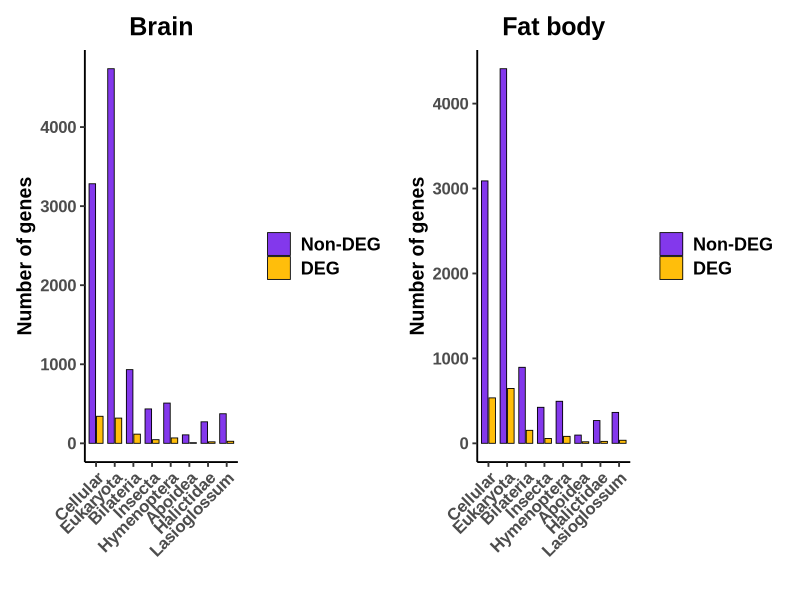
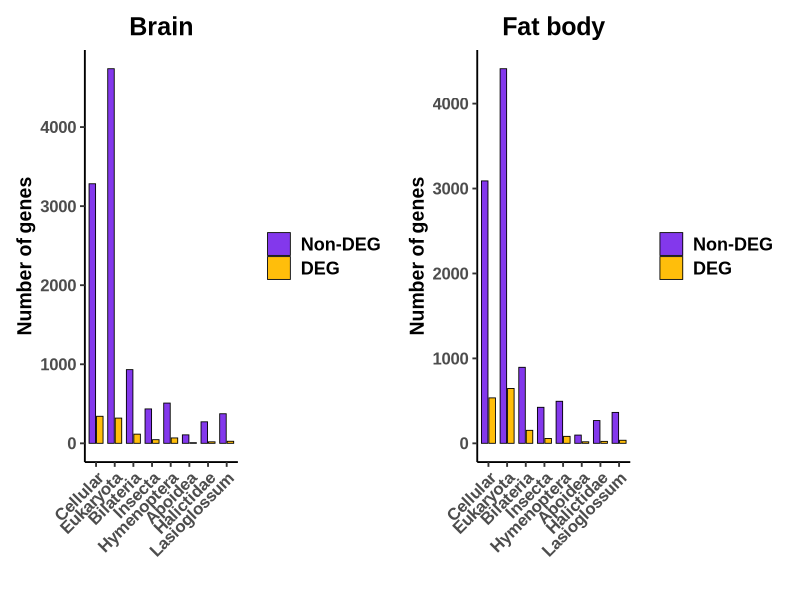
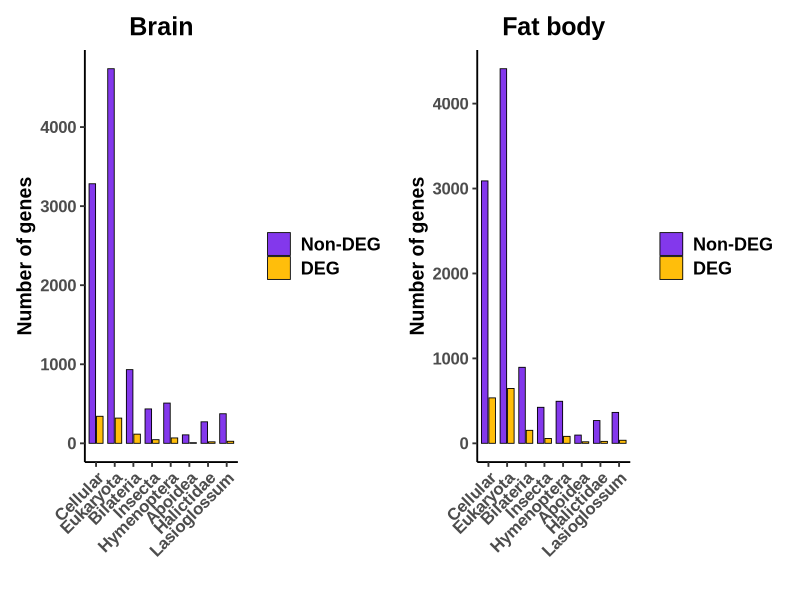

Here is the R script that generated these plots, in order:
# =========================================================
# LOAD LIBRARIES
# =========================================================

library(ggplot2)
library(dplyr)
library(tidyr)
library(patchwork)
library(scales)

# =========================================================
# CREATE OUTPUT DIRECTORY
# =========================================================

output_dir <- "C:/Users/..../Desktop/new_phylostratigraphy"

if(!dir.exists(output_dir)){
  dir.create(output_dir, recursive = TRUE)
}

# =========================================================
# BRAIN DATA
# =========================================================

brain_data <- data.frame(
  Tissue = "Brain",
  
  Stratum = c(
    "Cellular",
    "Eukaryota",
    "Bilateria",
    "Insecta",
    "Hymenoptera",
    "Apoidea",
    "Halictidae",
    "Lasioglossum"
  ),
  
  DEG = c(
    342,
    319,
    116,
    46,
    68,
    8,
    19,
    26
  ),
  
  Non_DEG = c(
    3283,
    4738,
    932,
    435,
    509,
    107,
    272,
    374
  )
)

# =========================================================
# FAT BODY DATA
# =========================================================

fatbody_data <- data.frame(
  Tissue = "Fat body",
  
  Stratum = c(
    "Cellular",
    "Eukaryota",
    "Bilateria",
    "Insecta",
    "Hymenoptera",
    "Apoidea",
    "Halictidae",
    "Lasioglossum"
  ),
  
  DEG = c(
    535,
    646,
    153,
    57,
    82,
    18,
    23,
    36
  ),
  
  Non_DEG = c(
    3090,
    4411,
    895,
    424,
    495,
    97,
    268,
    364
  )
)

# =========================================================
# COMBINE DATA
# =========================================================

all_data <- bind_rows(brain_data, fatbody_data)

# =========================================================
# LONG FORMAT
# =========================================================

plot_data <- all_data %>%
  pivot_longer(
    cols = c(DEG, Non_DEG),
    names_to = "GeneType",
    values_to = "Count"
  )

# =========================================================
# ORDER FACTORS
# =========================================================

plot_data$Stratum <- factor(
  plot_data$Stratum,
  levels = c(
    "Cellular",
    "Eukaryota",
    "Bilateria",
    "Insecta",
    "Hymenoptera",
    "Apoidea",
    "Halictidae",
    "Lasioglossum"
  )
)

plot_data$GeneType <- factor(
  plot_data$GeneType,
  levels = c("Non_DEG", "DEG")
)

# =========================================================
# COMMON THEME
# =========================================================

common_theme <- theme_classic(base_size = 14) +
  
  theme(
    
    text = element_text(
      family = "Arial",
      face = "bold"
    ),
    
    axis.text.x = element_text(
      angle = 45,
      hjust = 1,
      size = 12
    ),
    
    axis.text.y = element_text(
      size = 12
    ),
    
    axis.title.y = element_text(
      size = 14
    ),
    
    plot.title = element_text(
      size = 18,
      hjust = 0.5
    ),
    
    legend.title = element_blank(),
    
    legend.text = element_text(
      size = 13
    ),
    
    legend.position = "right"
  )

# =========================================================
# BRAIN PLOT
# =========================================================

brain_plot <- ggplot(
  filter(plot_data, Tissue == "Brain"),
  aes(
    x = Stratum,
    y = Count,
    fill = GeneType
  )
) +
  
  geom_bar(
    stat = "identity",
    position = position_dodge(width = 0.8),
    width = 0.7,
    color = "black",
    linewidth = 0.3
  ) +
  
  scale_fill_manual(
    values = c(
      "Non_DEG" = "#8338EC",
      "DEG" = "#FFBE0B"
    ),
    
    labels = c(
      "Non-DEG",
      "DEG"
    )
  ) +
  
  labs(
    title = "Brain",
    x = "",
    y = "Number of genes"
  ) +
  
  common_theme

# =========================================================
# FAT BODY PLOT
# =========================================================

fatbody_plot <- ggplot(
  filter(plot_data, Tissue == "Fat body"),
  aes(
    x = Stratum,
    y = Count,
    fill = GeneType
  )
) +
  
  geom_bar(
    stat = "identity",
    position = position_dodge(width = 0.8),
    width = 0.7,
    color = "black",
    linewidth = 0.3
  ) +
  
  scale_fill_manual(
    values = c(
      "Non_DEG" = "#8338EC",
      "DEG" = "#FFBE0B"
    ),
    
    labels = c(
      "Non-DEG",
      "DEG"
    )
  ) +
  
  labs(
    title = "Fat body",
    x = "",
    y = "Number of genes"
  ) +
  
  common_theme

# =========================================================
# COMBINE PLOTS
# =========================================================

final_plot <- brain_plot + fatbody_plot

# =========================================================
# SHOW PLOT
# =========================================================

final_plot

# =========================================================
# SAVE HIGH-QUALITY TIFF
# REQUIRED FOR JOURNAL SUBMISSION
# =========================================================

ggsave(
  filename = file.path(
    output_dir,
    "Phylostratigraphic_distribution_DEGs.tiff"
  ),
  
  plot = final_plot,
  
  width = 14,
  height = 6.5,
  
  dpi = 1200,
  
  compression = "lzw",
  
  bg = "white"
)

# =========================================================
# SAVE VECTOR PDF
# =========================================================

ggsave(
  filename = file.path(
    output_dir,
    "Phylostratigraphic_distribution_DEGs.pdf"
  ),
  
  plot = final_plot,
  
  width = 14,
  height = 6.5,
  
  device = cairo_pdf,
  
  bg = "white"
)

# =========================================================
# DONE
# =========================================================

cat("\nPublication-quality figures saved in:\n")
cat(output_dir)
cat("\n")
